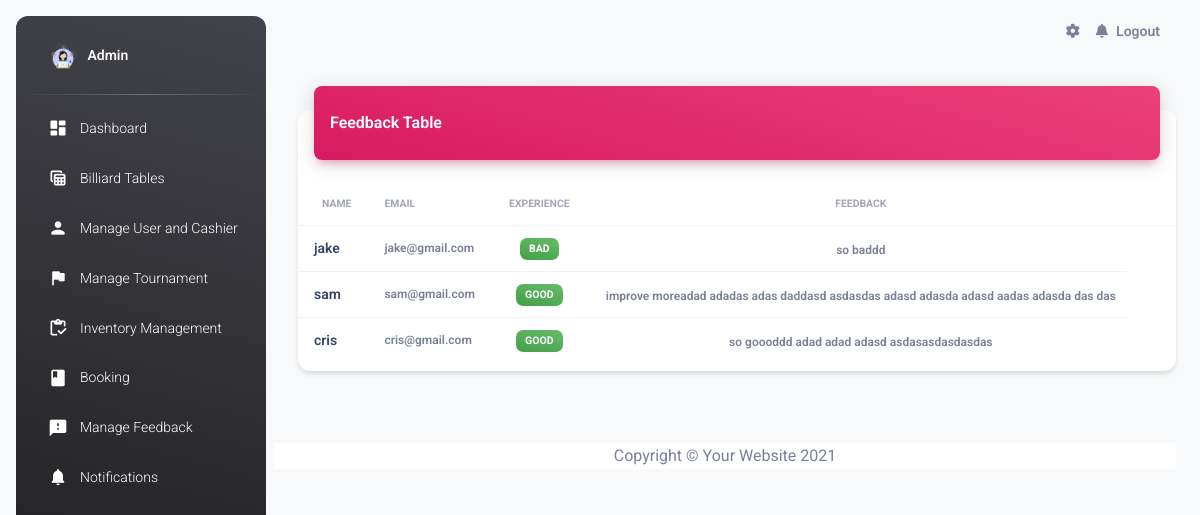
Page /admin_feedback.php on the committed database.
### tables this page shows
CREATE TABLE `feedback` (
  `id` int(11) NOT NULL,
  `name` varchar(255) NOT NULL,
  `email` varchar(255) NOT NULL,
  `experience` enum('bad','average','good') NOT NULL,
  `feedback` text NOT NULL,
  `submitted_at` timestamp NOT NULL DEFAULT current_timestamp()
);

### admin_feedback.php (the view, shortened to what this page needs)
<!DOCTYPE html>
<html lang="en">
   <head>
      <link href="./assets/css/nucleo-icons.css" rel="stylesheet" />
      <link href="./assets/css/nucleo-svg.css" rel="stylesheet" />
      <link id="pagestyle" href="./assets/css/material-dashboard.css?v=3.1.0" rel="stylesheet" />
      <link href="vendor/fontawesome-free/css/all.min.css" rel="stylesheet" type="text/css">
   </head>
   <body class="g-sidenav-show  bg-gray-100">
      <aside class="sidenav navbar navbar-vertical navbar-expand-xs border-0 border-radius-xl my-3 fixed-start ms-3   bg-gradient-dark" id="sidenav-main">
         <div class="sidenav-header">
            <a class="navbar-brand m-0" href=" https://demos.creative-tim.com/material-dashboard/pages/dashboard " target="_blank">
            <img src="./img/admin.png" class="navbar-brand-img h-100" alt="main_logo">
            <span class="ms-1 font-weight-bold text-white">Admin</span>
            </a>
         </div>
         <hr class="horizontal light mt-0 mb-2">
         <div class="collapse navbar-collapse  w-auto " id="sidenav-collapse-main">
         <ul class="navbar-nav">
            <li class="nav-item">
               <a class="nav-link text-white " href="admin_dashboard.php">
                  <div class="text-white text-center me-2 d-flex align-items-center justify-content-center">
                     <i class="material-icons opacity-10">dashboard</i>
                  </div>
                  <span class="nav-link-text ms-1">Dashboard</span>
               </a>
            </li>
            <li class="nav-item">
               <a class="nav-link text-white " href="billiard_table.php">
                  <div class="text-white text-center me-2 d-flex align-items-center justify-content-center">
                     <i class="material-icons opacity-10">table_view</i>
                  </div>
                  <span class="nav-link-text ms-1">Billiard Tables</span>
               </a>
            </li>
            <li class="nav-item">
                  <a class="nav-link text-white " href="manage_user.php">
                     <div class="text-white text-center me-2 d-flex align-items-center justify-content-center">
                        <i class="material-icons opacity-10">person</i>
                     </div>
                     <span class="nav-link-text ms-1">Manage User and Cashier</span>
                  </a>
               </li>
               <li class="nav-item">
                  <a class="nav-link text-white " href="manage_tournament.php">
                     <div class="text-white text-center me-2 d-flex align-items-center justify-content-center">
                        <i class="material-icons opacity-10">flag</i>
                     </div>
                     <span class="nav-link-text ms-1">Manage Tournament</span>
                  </a>
               </li>
            <li class="nav-item">
                  <a class="nav-link text-white " href="inventory_management.php">
                     <div class="text-white text-center me-2 d-flex align-items-center justify-content-center">
                        <i class="material-icons opacity-10">inventory</i>
                     </div>
                     <span class="nav-link-text ms-1">Inventory Management</span>
                  </a>
               </li>
            <li class="nav-item">
               <a class="nav-link text-white " href="admin_booking.php">
                  <div class="text-white text-center me-2 d-flex align-items-center justify-content-center">
                     <i class="material-icons opacity-10">book</i>
                  </div>
                  <span class="nav-link-text ms-1">Booking</span>
               </a>
            </li>
            <li class="nav-item">
               <a class="nav-link text-white " href="admin_feedback.php">
                  <div class="text-white text-center me-2 d-flex align-items-center justify-content-center">
                     <i class="material-icons opacity-10">feedback</i>
                  </div>
                  <span class="nav-link-text ms-1">Manage Feedback</span>
               </a>
            </li>
            <li class="nav-item">
               <a class="nav-link text-white " href="./notifications.html">
                  <div class="text-white text-center me-2 d-flex align-items-center justify-content-center">
                     <i class="material-icons opacity-10">notifications</i>
                  </div>
                  <span class="nav-link-text ms-1">Notifications</span>
               </a>
            </li>
         </ul>
      </aside>
      <main class="main-content border-radius-lg ">
         <nav class="navbar navbar-main navbar-expand-lg px-0 mx-4 shadow-none border-radius-xl" id="navbarBlur" data-scroll="true">
            <div class="container-fluid py-1 px-3">
               <div class="collapse navbar-collapse mt-sm-0 mt-2 me-md-0 me-sm-4" id="navbar">
                  <ul class="navbar-nav  justify-content-end">
                     <li class="nav-item px-3 d-flex align-items-center">
                        <a href="javascript:;" class="nav-link text-body p-0">
                        <i class="fa fa-cog fixed-plugin-button-nav cursor-pointer"></i>
                        </a>
                     </li>
                     <li class="nav-item dropdown pe-2 d-flex align-items-center">
                        <a href="javascript:;" class="nav-link text-body p-0" id="dropdownMenuButton" data-bs-toggle="dropdown" aria-expanded="false">
                        <i class="fa fa-bell cursor-pointer"></i>
                        </a>
                     </li>
                     <li class="nav-item d-flex align-items-center">
                        <a href="logout.php" class="nav-link text-body font-weight-bold px-0">
                        <span class="d-sm-inline d-none">Logout</span>
                        </a>
                     </li>
                  </ul>
               </div>
            </div>
         </nav>
         <div class="container-fluid">
         <div class="container-fluid py-4">
            <div class="row">
                <div class="col-12">
                    <div class="card my-4">
                        <div class="card-header p-0 position-relative mt-n4 mx-3 z-index-2">
                            <div class="bg-gradient-primary shadow-primary border-radius-lg pt-4 pb-3">
                                <h6 class="text-white text-capitalize ps-3">Feedback table</h6>
                            </div>
                        </div>
                        <div class="card-body px-0 pb-2">
                            <div class="table-responsive p-0">
                                <table class="table align-items-center mb-0">
                                    <thead>
                                        <tr>
                                            <th class="text-uppercase text-secondary text-xxs font-weight-bolder opacity-7">Name</th>
                                            <th class="text-uppercase text-secondary text-xxs font-weight-bolder opacity-7 ps-2">Email</th>
                                            <th class="text-center text-uppercase text-secondary text-xxs font-weight-bolder opacity-7">Experience</th>
                                            <th class="text-center text-uppercase text-secondary text-xxs font-weight-bolder opacity-7">Feedback</th>
                                            <th class="text-secondary opacity-7"></th>
                                        </tr>
                                    </thead>
                                    <tbody>
                                        <?php
                                        include 'conn.php';
                                        try {
                                            $stmt = $conn->query("SELECT name, email, experience, feedback FROM feedback");
                                            while ($row = $stmt->fetch(PDO::FETCH_ASSOC)) {
                                                echo "<tr>
                                                        <td>
                                                            <div class='d-flex px-2 py-1'>
                                                                <div class='d-flex flex-column justify-content-center'>
                                                                    <h6 class='mb-0 text-sm'>{$row['name']}</h6>
                                                                </div>
                                                            </div>
                                                        </td>
                                                        <td>
                                                            <p class='text-xs font-weight-bold mb-0'>{$row['email']}</p>
                                                        </td>
                                                        <td class='align-middle text-center text-sm'>
                                                            <span class='badge badge-sm bg-gradient-success'>{$row['experience']}</span>
                                                        </td>
                                                        <td class='align-middle text-center'>
                                                            <span class='text-secondary text-xs font-weight-bold'>{$row['feedback']}</span>
                                                        </td>
                                                    </tr>";
                                            }
                                        } catch (Exception $e) {
                                            echo "<tr><td colspan='5' class='text-center'>Error fetching feedback: " . $e->getMessage() . "</td></tr>";
                                        }
                                        ?>
                                    </tbody>
                                </table>
                            </div>
                        </div>
                    </div>
                </div>
            </div>
         </div>
         <div class="row">
         <div class="row mt-4">
            <footer class="sticky-footer bg-white">
               <div class="container my-auto">
                     <div class="copyright text-center my-auto">
                        <span>Copyright &copy; Your Website 2021</span>
                      </div>
                </div>
            </footer>
         </div>
      </main>
   </body>
</html>

### rows in the picture
feedback: name "jake", email "jake@gmail.com", experience "BAD", feedback "so baddd"
feedback: name "sam", email "sam@gmail.com", experience "GOOD", feedback "improve moreadad adadas adas daddasd asdasdas adasd adasda adasd aadas adasda das das"
feedback: name "cris", email "cris@gmail.com", experience "GOOD", feedback "so goooddd adad adad adasd asdasasdasdasdas"
